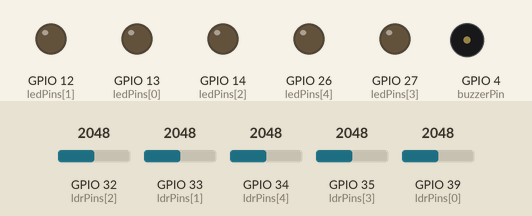
A sketch run on a simulated ESP32. On the bench: output pins drawn as LEDs (lit = HIGH), buzzer (waves = sounding, pin HIGH). The test bench sets the inputs (shaded band); at power-on: GPIO 39 (ldrPins[0]) = 2048, GPIO 32 (ldrPins[2]) = 2048, GPIO 35 (ldrPins[3]) = 2048, GPIO 33 (ldrPins[1]) = 2048, GPIO 34 (ldrPins[4]) = 2048. WiFi joins after 1.5 s; servers stay silent unless stated; random numbers use the default seed unless the sketch sets one; what the sketch prints to the serial monitor is not drawn.

Above: at 3.7 s.
3.8 s: GPIO 39 (ldrPins[0]) set to 2528
At 6.4 s:
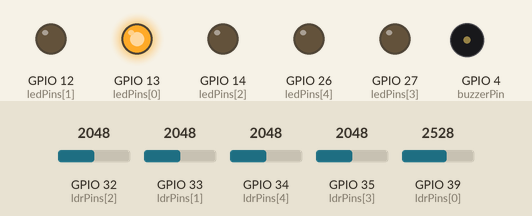
10.1 s: GPIO 39 (ldrPins[0]) set to 2668
At 12.15 s:
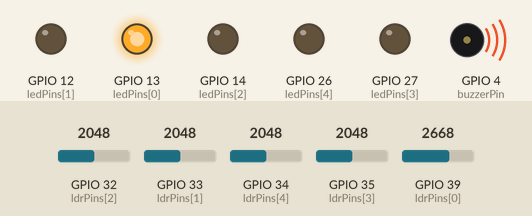
13.6 s: GPIO 32 (ldrPins[2]) set to 1932
At 14.1 s:
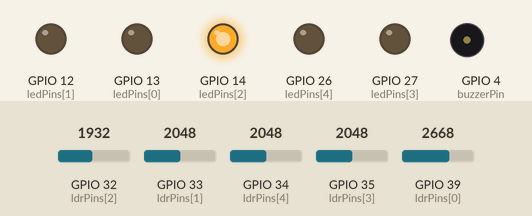
25.2 s: GPIO 35 (ldrPins[3]) set to 1228
39.2 s: GPIO 35 (ldrPins[3]) set to 1929
46.9 s: GPIO 35 (ldrPins[3]) set to 2050
At 50.6 s:
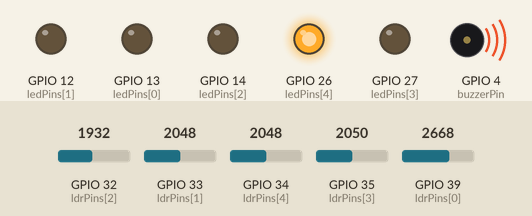
Timing chart, 0 to 51.4 s (numbered marks = the images above; inputs shaded):
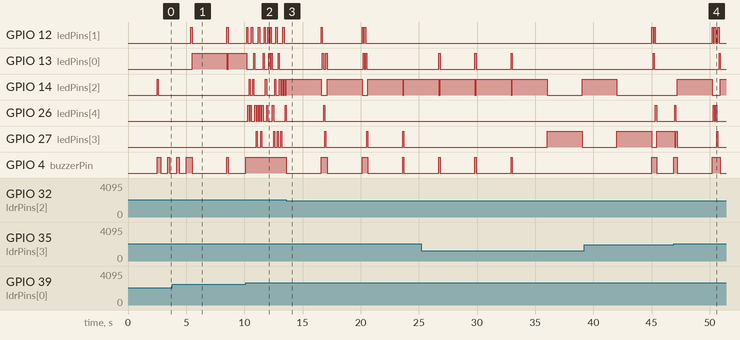

Measured:
- the behaviour switches between 2600 and 2601 on GPIO 39 (ldrPins[0]) (found by bisection; images 1 and 2)
- the behaviour switches between 2001 and 2000 on GPIO 32 (ldrPins[2]) (found by bisection; images 2 and 3)
- after the input at 10.1 s, GPIO 27 (ledPins[3]): LOW → HIGH after 0.90 s, → LOW 0.10 s later, → HIGH 0.30 s later, → LOW 0.10 s later, … (10 changes in this stretch)
- after the input at 13.6 s, GPIO 4 (buzzerPin): HIGH → LOW at once, then repeats every 3.5 s: HIGH 0.50 s, LOW 3.0 s
- after the input at 46.9 s, GPIO 12 (ledPins[1]): goes HIGH 0.10 s, LOW 0.10 s, HIGH 0.10 s, LOW 0.20 s, HIGH 0.10 s, then LOW, starting after 3.3 s; GPIO 13 (ledPins[0]): LOW → HIGH after 3.9 s, → LOW 0.10 s later; GPIO 14 (ledPins[2]): LOW → HIGH after 0.30 s, → LOW 3.0 s later, → HIGH 0.70 s later
- by itself, GPIO 13 (ledPins[0]): alternates HIGH for 0.10 s and LOW for 3.0 s, 6 changes in all, then stays LOW

The sketch:

esp32_laser_target_game.ino
```cpp
#include <WiFi.h>

const char* ssid = "wifi_name";
const char* password = "wifi_pass";

WiFiServer server(80);

// Pins
const int ledPins[5] = {13, 12, 14, 27, 26};
const int ldrPins[5] = {39, 33, 32, 35, 34};
const int buzzerPin = 4;

// Game
int score = 0;
int activeTarget = -1;
bool hitDone = false;
bool waitingToStart = true;
bool gameStarted = false;
bool gameOver = false;

int threshold[5] = {2600, 2000, 2000, 2000, 2000};

unsigned long startTime = 0;
unsigned long gameDuration = 120000;

unsigned long targetStartTime = 0;
unsigned long targetMaxTime = 3000;

void allOff() {
  for (int i = 0; i < 5; i++) digitalWrite(ledPins[i], LOW);
}

void beep(int t) {
  digitalWrite(buzzerPin, HIGH);
  delay(t);
  digitalWrite(buzzerPin, LOW);
}

void resetToStartMode() {
  score = 0;
  hitDone = false;
  waitingToStart = true;
  gameStarted = false;
  gameOver = false;

  allOff();

  activeTarget = 2; // target 3
  digitalWrite(ledPins[activeTarget], HIGH);

  Serial.println("Reset complete. Hit Target 3 to start.");
}

void chooseTarget() {
  int newT;
  do {
    newT = random(0, 5);
  } while (newT == activeTarget);

  allOff();
  activeTarget = newT;
  hitDone = false;
  targetStartTime = millis();

  digitalWrite(ledPins[activeTarget], HIGH);
}

void startGame() {
  waitingToStart = false;
  gameStarted = true;
  gameOver = false;
  score = 0;

  allOff();

  for (int i = 3; i > 0; i--) {
    beep(200);
    delay(600);
  }

  beep(400);

  startTime = millis();
  chooseTarget();
}

void endGame() {
  gameOver = true;
  gameStarted = false;
  allOff();

  for (int i = 0; i < 3; i++) {
    beep(200);
    delay(200);
  }
}

void handleWeb() {
  WiFiClient client = server.available();
  if (!client) return;

  String req = client.readStringUntil('\r');
  client.flush();

  // Restart endpoint
  if (req.indexOf("/restart") >= 0) {
    resetToStartMode();

    client.println("HTTP/1.1 200 OK");
    client.println("Content-Type: text/plain");
    client.println();
    client.println("Restarted");
    client.stop();
    return;
  }

  int remaining = 120;

  if (gameStarted) {
    unsigned long elapsed = millis() - startTime;
    remaining = max(0, (int)((gameDuration - elapsed) / 1000));
  }

  // Data endpoint
  if (req.indexOf("/data") >= 0) {
    client.println("HTTP/1.1 200 OK");
    client.println("Content-Type: application/json");
    client.println();

    client.print("{\"score\":");
    client.print(score);
    client.print(",\"time\":");
    client.print(remaining);
    client.print(",\"gameOver\":");
    client.print(gameOver ? "true" : "false");
    client.print(",\"waiting\":");
    client.print(waitingToStart ? "true" : "false");
    client.println("}");

    client.stop();
    return;
  }

  // Main page
  client.println("HTTP/1.1 200 OK");
  client.println("Content-Type: text/html");
  client.println();

  client.println(R"rawliteral(
<!DOCTYPE html>
<html>
<head>
<meta name="viewport" content="width=device-width, initial-scale=1">
<style>
body{
margin:0;
height:100vh;
display:flex;
justify-content:center;
align-items:center;
background:linear-gradient(135deg,#0f172a,#7c3aed,#ef4444);
color:white;
font-family:Arial;
text-align:center;
overflow:hidden;
}

.card{
padding:40px;
border-radius:25px;
background:rgba(0,0,0,0.4);
box-shadow:0 20px 60px rgba(0,0,0,0.6);
}

h1{font-size:60px;}

.status{
font-size:28px;
color:#facc15;
margin-bottom:20px;
font-weight:bold;
}

.value{
font-size:80px;
margin:20px;
transition:0.2s;
}

.flash{
transform:scale(1.2);
color:#22c55e;
}

button{
font-size:24px;
padding:16px 35px;
border:none;
border-radius:15px;
background:#22c55e;
color:white;
font-weight:bold;
cursor:pointer;
box-shadow:0 0 25px rgba(34,197,94,0.7);
margin-top:20px;
}

button:hover{
background:#16a34a;
transform:scale(1.05);
}

#gameover{
position:fixed;
top:0;
left:0;
width:100%;
height:100%;
background:rgba(0,0,0,0.95);
display:none;
justify-content:center;
align-items:center;
flex-direction:column;
animation:fade 1s ease forwards;
}

@keyframes fade{
from{opacity:0;}
to{opacity:1;}
}

#gameover h1{
font-size:85px;
color:#ef4444;
animation:pop 1s infinite alternate;
}

@keyframes pop{
from{transform:scale(1);}
to{transform:scale(1.2);}
}
</style>
</head>

<body>

<div class="card">
<h1>LASER GAME</h1>

<div id="status" class="status">Hit Target 3 to Start</div>

<div>
<div>Score</div>
<div id="score" class="value">0</div>
</div>

<div>
<div>Time</div>
<div id="time" class="value">120</div>
</div>

<button onclick="restartGame()">Restart</button>
</div>

<div id="gameover">
<h1>GAME OVER</h1>
<h2 id="finalScore"></h2>
<button onclick="restartGame()">Restart Game</button>
</div>

<script>
let lastScore = 0;

function restartGame(){
fetch('/restart')
.then(() => {
  document.getElementById("gameover").style.display="none";
  document.getElementById("score").innerText = "0";
  document.getElementById("time").innerText = "120";
  document.getElementById("status").innerText = "Hit Target 3 to Start";
});
}

setInterval(()=>{
fetch('/data')
.then(r=>r.json())
.then(data=>{
let scoreEl = document.getElementById('score');
let timeEl = document.getElementById('time');
let statusEl = document.getElementById('status');

scoreEl.innerText = data.score;
timeEl.innerText = data.time;

if(data.waiting){
statusEl.innerText = "Hit Target 3 to Start";
} else if(data.gameOver){
statusEl.innerText = "Game Over";
} else {
statusEl.innerText = "Game Running";
}

if(data.score != lastScore){
scoreEl.classList.add("flash");
setTimeout(()=>scoreEl.classList.remove("flash"),200);
lastScore = data.score;
}

if(data.gameOver){
document.getElementById("gameover").style.display="flex";
document.getElementById("finalScore").innerText = "Final Score: " + data.score;
}
});
},200);
</script>

</body>
</html>
)rawliteral");

  client.stop();
}

void setup() {
  Serial.begin(115200);
  delay(1000);

  for (int i = 0; i < 5; i++) {
    pinMode(ledPins[i], OUTPUT);
    digitalWrite(ledPins[i], LOW);
  }

  pinMode(buzzerPin, OUTPUT);
  digitalWrite(buzzerPin, LOW);

  WiFi.begin(ssid, password);

  while (WiFi.status() != WL_CONNECTED) {
    delay(500);
    Serial.print(".");
  }

  Serial.println("\nConnected!");
  Serial.print("Open: http://");
  Serial.println(WiFi.localIP());

  server.begin();
  randomSeed(micros());

  resetToStartMode();
}

void loop() {
  handleWeb();

  if (waitingToStart) {
    if (analogRead(ldrPins[2]) > threshold[2]) {
      beep(100);
      startGame();
    }
    return;
  }

  if (gameOver) return;

  if (gameStarted) {
    unsigned long elapsed = millis() - startTime;

    if (elapsed >= gameDuration) {
      endGame();
      return;
    }

    if (millis() - targetStartTime > targetMaxTime) {
      chooseTarget();
    }

    int val = analogRead(ldrPins[activeTarget]);

    if (val > threshold[activeTarget] && !hitDone) {
      hitDone = true;
      score++;
      beep(100);
      chooseTarget();
    }
  }
}
```
